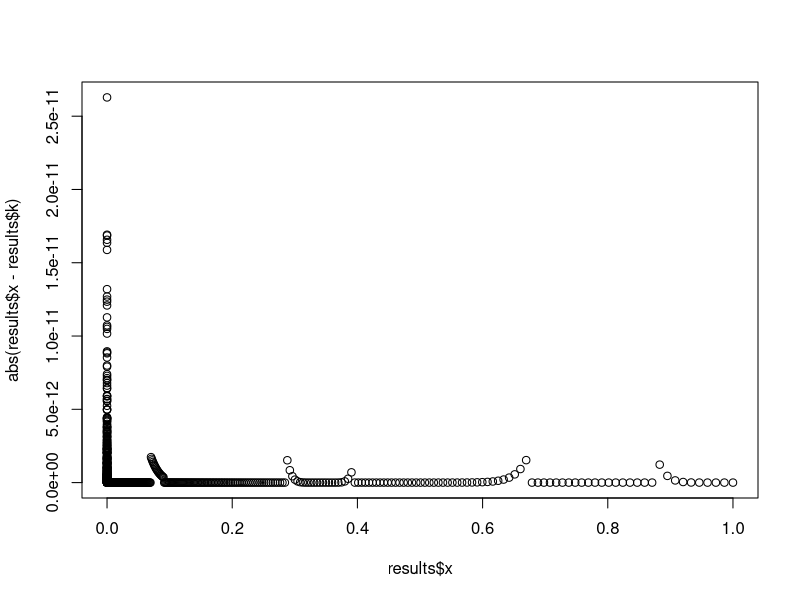

This chart was generated by the following R code:
f_inv <- function(cv, location = -0.3136848, scale = 0.6394021) { # cv = (m1)^2 / m2
  if (cv == 0) {
    return(c(k = 1, iter = 0))
  }

  neuler <- digamma(1)
  basel <- trigamma(1)
  tetra <- psigamma(1, deriv = 2)

  if (cv > 1 - 1e-12) {
    tmp <- (1 - cv) / (cv * basel)
    if(tmp < 0 ) return(c(1e-15, iter = 0))
    return(c(k = max(1e-15, sqrt(tmp)), iter = 0))
  }

  threshold_cv_low <- 0.1 # Used in startin value comp.
  threshold_cv_high <- 0.95

  f_over_df <- function(x) {
    k <- plogis(x)

    di <- digamma(k)
    tri <- trigamma(k)
    tetra <- psigamma(k, deriv = 2)
    psi_diff <- di - neuler

    psi_diff2 <- psi_diff^2
    bpt <- basel + tri

    f <- psi_diff2 / bpt - cv
    df <- (2 * psi_diff * tri * bpt - psi_diff2 * tetra) / bpt^2 * dlogis(x)
    f / df
  }

  x0 <- qlogis(if (cv < threshold_cv_low) {
      1 - sqrt(2 * cv / basel)
    } else if (cv > threshold_cv_high) {
      sqrt((1 - cv) / (cv * basel))
    } else {
      y_approx <- 1 - cv
      x_approx <- qlogis(y_approx, location = location, scale = scale)
      plogis(x_approx)
    })

  reltol <- .Machine$double.eps^0.7
  iterlim <- 10

  for (i in seq(iterlim)) {
    x <- x0 - f_over_df(x0)
    if (abs(x0 - x) < abs(x0) * reltol + reltol * 1e-3) break
    x0 <- x
  }
  c(k = plogis(x0), iter = i)
}

f <- \(k) (digamma(k) - digamma(1))^2 / (trigamma(1) + trigamma(k))

x <- exp(seq(log(1e-4), log(1-1e-4), length.out = 1000))
y <- f(x)


f_inv(f(x[5]))

x <- exp(seq(log(1e-6), log(1-1e-6), length.out = 1000))
y <- f(x)
results <- as.data.frame(cbind(x = x, cv = y, t(sapply(y, f_inv))))
sum((results$x - results$k)^2)
mean(results$iter)
table(results$iter)

plot(results$x, abs(results$x - results$k))

#plot(results$x, abs(results$x - results$k) / results$x)

location <- -0.5495872
scale <- 0.6103216

results <- as.data.frame(cbind(x = x, cv = y, t(sapply(y, f_inv, location, scale))))
sum((results$x - results$k)^2)
mean(results$iter)
table(results$iter)



microbenchmark::microbenchmark(f_inv(0.51))
